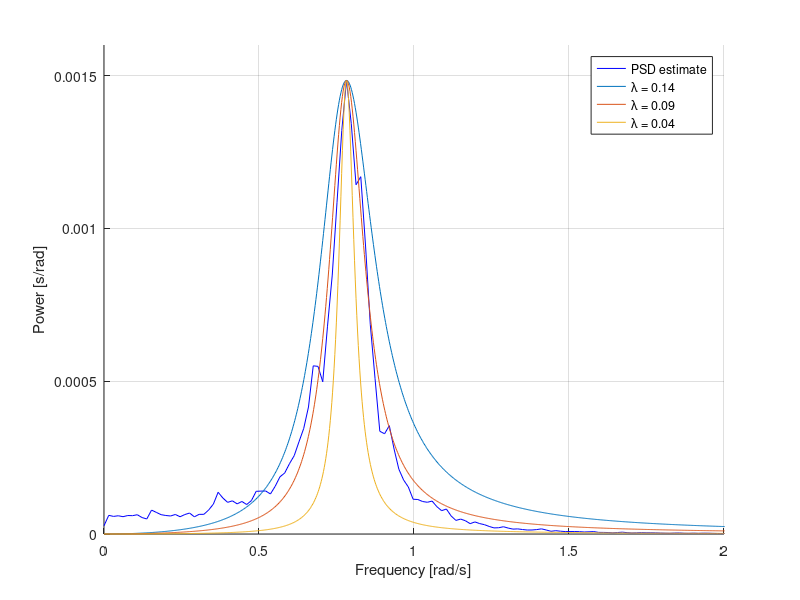

Reproduce this figure in MATLAB.
%% 5.2 - Identification of wave spectrum model

%% a
load('wave.mat', 'psi_w');
window = 4096;
fs = 10;
x = psi_w(2,:)*pi/180;
[pxx,f] = pwelch(x,window,[],[],fs);

fig1 = figure(1);
hold on;
plot(f*2*pi, pxx/(2*pi), 'b');
grid on;
xlabel('Frequency [rad/s]');
ylabel('Power [s/rad]');
axis([0 2 0 0.0016]);

%% c
indexmax = find(max(pxx) == pxx);
y_max = pxx(indexmax)/(2*pi);
x_max = f(indexmax)*2*pi;
omega_0 = x_max;

%% d
sigma = sqrt(y_max);
for lambda = 0.14: -0.05: 0.04
    P = (2*sigma*lambda*omega_0.*f).^2 ./ ((omega_0^2 - f.^2).^2 + (2.*f*omega_0*lambda).^2);
    plot(f, P); 
end
legend('PSD estimate', '\lambda = 0.14', '\lambda = 0.09', '\lambda = 0.04');
%%